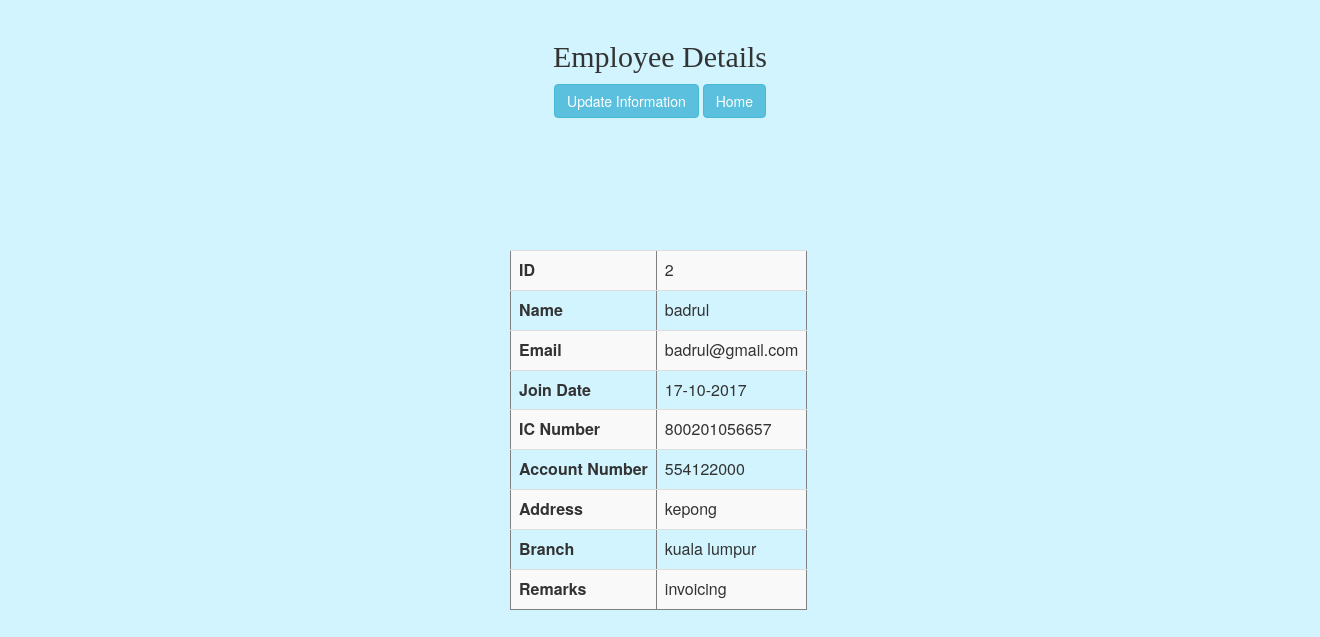
The app's page /tgkemployee.php (signed in) with its own data.
### tables this page shows
CREATE TABLE `employee` (
  `empid` int(15) NOT NULL,
  `empname` text NOT NULL,
  `level` text NOT NULL,
  `email` varchar(30) NOT NULL,
  `password` varchar(25) NOT NULL,
  `datejoin` date NOT NULL,
  `icno` varchar(20) NOT NULL,
  `accno` varchar(20) NOT NULL,
  `epfnum` int(10) NOT NULL,
  `address` text NOT NULL,
  `branch` varchar(25) NOT NULL,
  `comment` varchar(40) NOT NULL,
  `designation` varchar(25) NOT NULL,
  `department` varchar(25) NOT NULL,
  `status` text NOT NULL
);

### tgkemployee.php (the view, shortened to what this page needs)
<html>
<head>
<link rel="stylesheet" href="https://maxcdn.bootstrapcdn.com/bootstrap/3.3.7/css/bootstrap.min.css">
</head>
<body>
<div class="center">
<center>
<h2 class="serif"> Employee Details </h2>
</center>
<?php
require_once 'database.php';
$result="SELECT * FROM employee where empid = '".$_SESSION["empid"]."'  " ;
$result = mysqli_query($conn, $result)
	or die(mysqli_error($conn)) ;
	while($row = mysqli_fetch_array( $result )) {
?>
<div class="container">
  <div style="display:flex;justify-content:center;align-items:center;">
  <div class="col-sm-4 text-center" >
<table class="table table-striped table-responsive w-auto"  border='1' cellpadding='50'>
   	 <center>
	<tr>
	<th scope="row" >ID</th>
 	<td><?php echo  $row['empid'] ?> </td>
	</tr>
	<tr><th scope="row">Name</th>
	<td> <?php echo $row['empname'] ?> </td>
	</tr>
	<tr><th scope="row" >Email</th>
	<td> <?php echo $row['email'] ?> </td>
	</tr>
	<tr><th scope="row">Join Date</th>
    <?php $display = $row['datejoin'];
          $display_user = date("d-m-Y",strtotime($display)) ;
    ?>
	<td> <?php echo $display_user ; ?>	</td>
	</tr>
	<tr><th scope="row">IC Number</th>
	<td> <?php echo $row['icno'] ?> </td>
	</tr>
	<tr><th scope="row">Account Number </th>
	<td><?php echo $row['accno'] ?> </td>
	</tr>
	<tr><th scope="row"> Address </th>
	<td> <?php echo $row['address'] ?> </td>
	</tr>
	<tr> <th scope="row"> Branch </th>
	<td> <?php echo  $row['branch'] ?> </td>
	</tr>
	<tr> <th scope="row"> Remarks </th>
	 <td> <?php echo $row['comment'] ?> </td>
	</tr>
<?php
}
?>
</center>
</table>
</div>
</div>
</div>
<div style="text-align:center">
<a  href="simpanemployee.php"  class="btn btn-info" role="button" > Update Information </a>
  <a  href="indexdua.php"  class="btn btn-info" role="button" > Home </a>
</div>
</div>
</body>
</html>

### tgkemployee.php (style rules this page uses)
body { background-color: #d1f4ff; }
html, body { width: 100%; }
table { margin: 0 auto; position:fixed; margin-left:-150px; margin-top:-150px; top:50%; left:50%; width:300px; height:300px; }
.center { margin: auto; width: 80%; padding: 20px; }
h2.serif { font-family: "Times New Roman", Times, serif; }
.w-auto { width: auto; }

### records on screen
employee: empid "2", empname "badrul", email "badrul@gmail.com", datejoin "17-10-2017", icno "800201056657", accno "554122000", address "kepong", branch "kuala lumpur", comment "invoicing"
